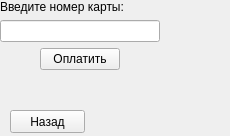
<?xml version="1.0" encoding="UTF-8"?>
<ui version="4.0">
 <class>Form</class>
 <widget class="QWidget" name="Form">
  <property name="geometry">
   <rect>
    <x>0</x>
    <y>0</y>
    <width>230</width>
    <height>136</height>
   </rect>
  </property>
  <property name="windowTitle">
   <string>Widget</string>
  </property>
  <widget class="QLabel" name="errorLabel">
   <property name="geometry">
    <rect>
     <x>9</x>
     <y>79</y>
     <width>301</width>
     <height>16</height>
    </rect>
   </property>
   <property name="text">
    <string/>
   </property>
  </widget>
  <widget class="QPushButton" name="back_btn">
   <property name="geometry">
    <rect>
     <x>10</x>
     <y>110</y>
     <width>75</width>
     <height>23</height>
    </rect>
   </property>
   <property name="text">
    <string>Назад</string>
   </property>
  </widget>
  <widget class="QWidget" name="">
   <layout class="QVBoxLayout" name="verticalLayout">
    <item>
     <widget class="QLabel" name="hintLabel">
      <property name="text">
       <string>Введите номер карты: </string>
      </property>
     </widget>
    </item>
    <item>
     <widget class="QLineEdit" name="cardData"/>
    </item>
    <item>
     <layout class="QHBoxLayout" name="horizontalLayout">
      <item>
       <spacer name="horizontalSpacer_2">
        <property name="orientation">
         <enum>Qt::Horizontal</enum>
        </property>
        <property name="sizeHint" stdset="0">
         <size>
          <width>40</width>
          <height>20</height>
         </size>
        </property>
       </spacer>
      </item>
      <item>
       <widget class="QPushButton" name="payButton">
        <property name="text">
         <string>Оплатить</string>
        </property>
       </widget>
      </item>
      <item>
       <spacer name="horizontalSpacer">
        <property name="orientation">
         <enum>Qt::Horizontal</enum>
        </property>
        <property name="sizeHint" stdset="0">
         <size>
          <width>40</width>
          <height>20</height>
         </size>
        </property>
       </spacer>
      </item>
     </layout>
    </item>
   </layout>
  </widget>
 </widget>
 <resources/>
 <connections/>
</ui>
